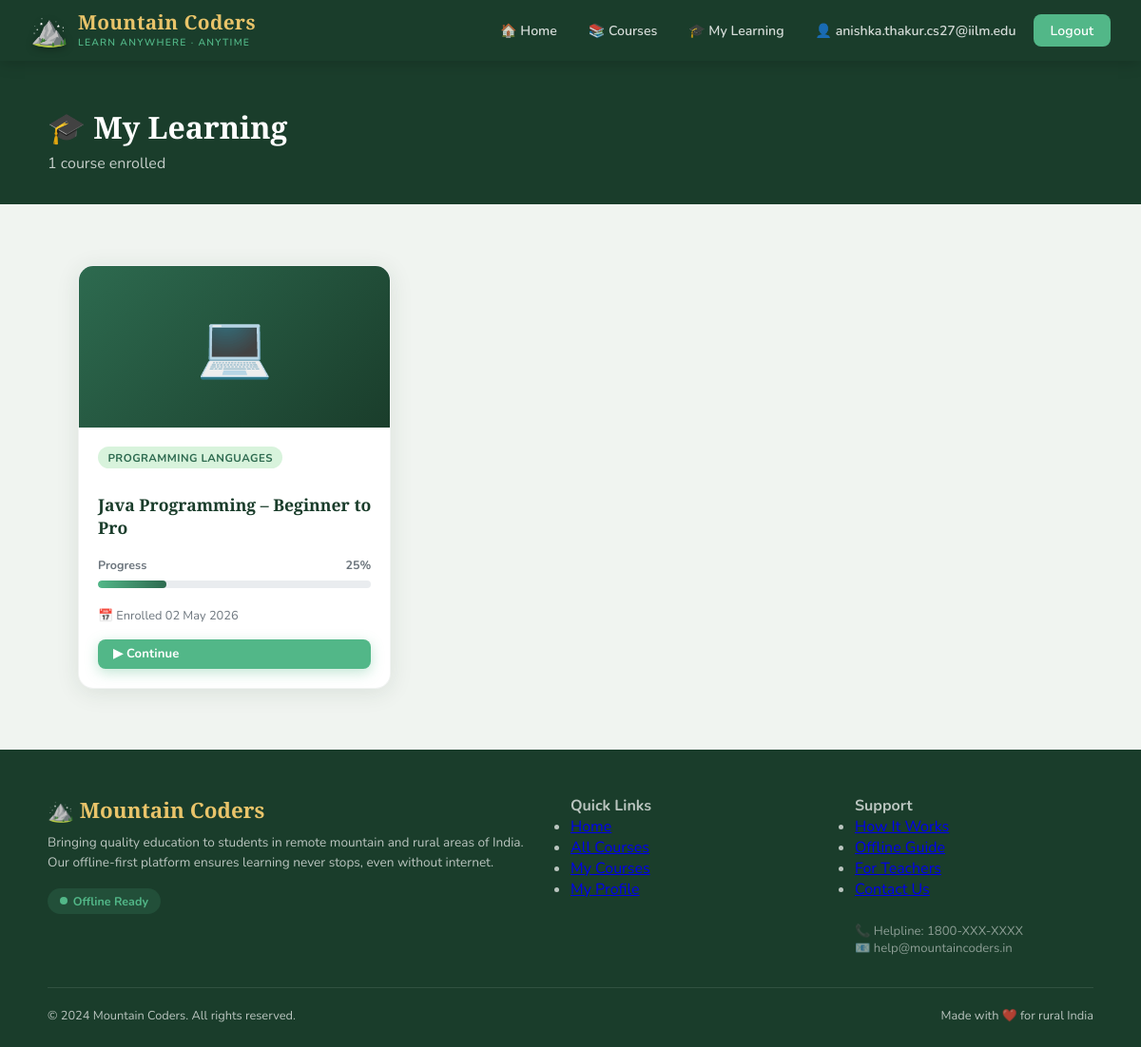
The page /my-courses/ (signed in) on the database its author committed.
### courses/models.py (models this page shows, shortened)
class Enrollment(models.Model):
    student = models.ForeignKey(User, on_delete=models.CASCADE)
    course = models.ForeignKey(Course, on_delete=models.CASCADE)
    enrolled_at = models.DateTimeField(auto_now_add=True)
    progress = models.PositiveIntegerField(default=0)  # percentage
    class Meta:
        unique_together = ('student', 'course')

class Course(models.Model):
    LEVEL_CHOICES = [('beginner','Beginner'),('intermediate','Intermediate'),('advanced','Advanced')]
    title = models.CharField(max_length=200)
    description = models.TextField()
    category = models.ForeignKey(Category, on_delete=models.SET_NULL, null=True, related_name='courses')
    instructor = models.ForeignKey(User, on_delete=models.SET_NULL, null=True, related_name='taught_courses')
    level = models.CharField(max_length=20, choices=LEVEL_CHOICES, default='beginner')
    thumbnail = models.ImageField(upload_to='thumbnails/', blank=True, null=True)
    language = models.CharField(max_length=50, default='Hindi')
    is_offline_available = models.BooleanField(default=True)
    created_at = models.DateTimeField(auto_now_add=True)
    updated_at = models.DateTimeField(auto_now=True)
    enrolled_students = models.ManyToManyField(User, through='Enrollment', related_name='enrolled_courses', blank=True)

class Category(models.Model):
    name = models.CharField(max_length=100)
    icon = models.CharField(max_length=50, default='📚')
    description = models.TextField(blank=True)
    class Meta:
        verbose_name_plural = "Categories"

### courses/views.py (the view)
# urls.py: path('my-courses/', views.my_courses, name='my_courses'),
@login_required
def my_courses(request):
    enrollments = Enrollment.objects.filter(student=request.user).select_related('course', 'course__category')
    return render(request, 'courses/my_courses.html', {'enrollments': enrollments})

### templates/courses/my_courses.html (shortened to what this page needs)
{% extends 'base.html' %}
{% block content %}
<div style="background:var(--forest);color:white;padding:3rem 2rem 2rem;">
  <div style="max-width:1100px;margin:0 auto;">
    <h1 style="font-family:'Playfair Display',serif;font-size:2rem;font-weight:900;margin-bottom:0.4rem;">🎓 My Learning</h1>
    <p style="opacity:0.75;">{{ enrollments.count }} course{{ enrollments.count|pluralize }} enrolled</p>
  </div>
</div>
<div class="section">
  {% if enrollments %}
  <div class="course-grid">
    {% for enrollment in enrollments %}
    <div class="course-card" style="text-decoration:none;">
      <a href="{% url 'course_detail' enrollment.course.pk %}" style="text-decoration:none;">
        <div class="course-thumb">
          {% if enrollment.course.thumbnail %}
            <img src="{{ enrollment.course.thumbnail.url }}" alt="{{ enrollment.course.title }}" style="width:100%;height:100%;object-fit:cover;">
          {% else %}
            {{ enrollment.course.category.icon|default:"📚" }}
          {% endif %}
        </div>
      </a>
      <div class="course-body">
        <div class="course-meta">
          {% if enrollment.course.category %}<span class="badge badge-moss">{{ enrollment.course.category.name }}</span>{% endif %}
        </div>
        <a href="{% url 'course_detail' enrollment.course.pk %}" style="text-decoration:none;">
          <h3 class="course-title">{{ enrollment.course.title }}</h3>
        </a>
        <div style="margin: 0.75rem 0;">
          <div style="display:flex;justify-content:space-between;font-size:0.78rem;font-weight:700;color:var(--stone);margin-bottom:5px;">
            <span>Progress</span><span>{{ enrollment.progress }}%</span>
          </div>
          <div class="progress-wrap">
            <div class="progress-bar" data-pct="{{ enrollment.progress }}"></div>
          </div>
        </div>
        <div style="font-size:0.8rem;color:var(--stone);margin-bottom:1rem;">
          📅 Enrolled {{ enrollment.enrolled_at|date:"d M Y" }}
        </div>
        {% with enrollment.course.lessons.all as lessons %}
          {% if lessons %}
            <a href="{% url 'lesson_detail' enrollment.course.pk lessons.0.pk %}" class="btn btn-primary btn-sm">
              {% if enrollment.progress == 0 %}▶ Start{% elif enrollment.progress == 100 %}🔁 Review{% else %}▶ Continue{% endif %}
            </a>
          {% endif %}
        {% endwith %}
      </div>
    </div>
    {% endfor %}
  </div>
  {% endif %}
</div>
{% endblock %}

### templates/base.html (shortened to what this page needs)
{% load static %}
<!DOCTYPE html>
<html lang="en">
<head>
  <link rel="stylesheet" href="{% static 'css/main.css' %}">
</head>
<body>
<nav>
  <a href="{% url 'home' %}" class="nav-brand">
    <span class="logo-icon">⛰️</span>
    <div>
      <span class="brand-text">Mountain Coders</span>
      <span class="brand-sub">Learn Anywhere · Anytime</span>
    </div>
  </a>
  <ul class="nav-links" id="navLinks">
    <li><a href="{% url 'home' %}">🏠 Home</a></li>
    <li><a href="{% url 'course_list' %}">📚 Courses</a></li>
    {% if user.is_authenticated %}
      <li><a href="{% url 'my_courses' %}">🎓 My Learning</a></li>
      <li><a href="{% url 'profile' %}">👤 {{ user.username }}</a></li>
      <li><a href="{% url 'logout' %}" class="nav-btn btn">Logout</a></li>
    {% else %}
      <li><a href="{% url 'login' %}" class="nav-btn-outline btn">Login</a></li>
      <li><a href="{% url 'register' %}" class="nav-btn btn">Join Free</a></li>
    {% endif %}
  </ul>
</nav>
<main>{% block content %}{% endblock %}</main>
<footer>
  <div class="footer-inner">
    <div>
      <span class="footer-brand-text">⛰️ Mountain Coders</span>
      <p class="footer-tagline">Bringing quality education to students in remote mountain and rural areas of India. Our offline-first platform ensures learning never stops, even without internet.</p>
      <div class="offline-indicator">
        <div class="offline-dot"></div>
        <span class="offline-label">Offline Ready</span>
      </div>
    </div>
    <div>
      <h4>Quick Links</h4>
      <ul>
        <li><a href="{% url 'home' %}">Home</a></li>
        <li><a href="{% url 'course_list' %}">All Courses</a></li>
        {% if user.is_authenticated %}
        <li><a href="{% url 'my_courses' %}">My Courses</a></li>
        <li><a href="{% url 'profile' %}">My Profile</a></li>
        {% else %}
        <li><a href="{% url 'register' %}">Register</a></li>
        <li><a href="{% url 'login' %}">Login</a></li>
        {% endif %}
      </ul>
    </div>
    <div>
      <h4>Support</h4>
      <ul>
        <li><a href="#">How It Works</a></li>
        <li><a href="#">Offline Guide</a></li>
        <li><a href="#">For Teachers</a></li>
        <li><a href="#">Contact Us</a></li>
      </ul>
      <div style="margin-top:1.5rem; font-size:0.82rem; color:rgba(255,255,255,0.5);">
        📞 Helpline: 1800-XXX-XXXX<br>
        📧 help@mountaincoders.in
      </div>
    </div>
  </div>
  <div class="footer-bottom">
    <span>© 2024 Mountain Coders. All rights reserved.</span>
    <span>Made with ❤️ for rural India</span>
  </div>
</footer>
</body>
</html>

### rows shown on the page
Enrollment: course.category.icon "💻", course.category.name "PROGRAMMING LANGUAGES", course "Java Programming – Beginner to Pro", progress "25", enrolled_at "02 May 2026", shows "▶ Continue"

### other values the page prints
{{ user.username }} "anishka.thakur.cs27@iilm.edu"
{{ enrollments.count }} "1"
